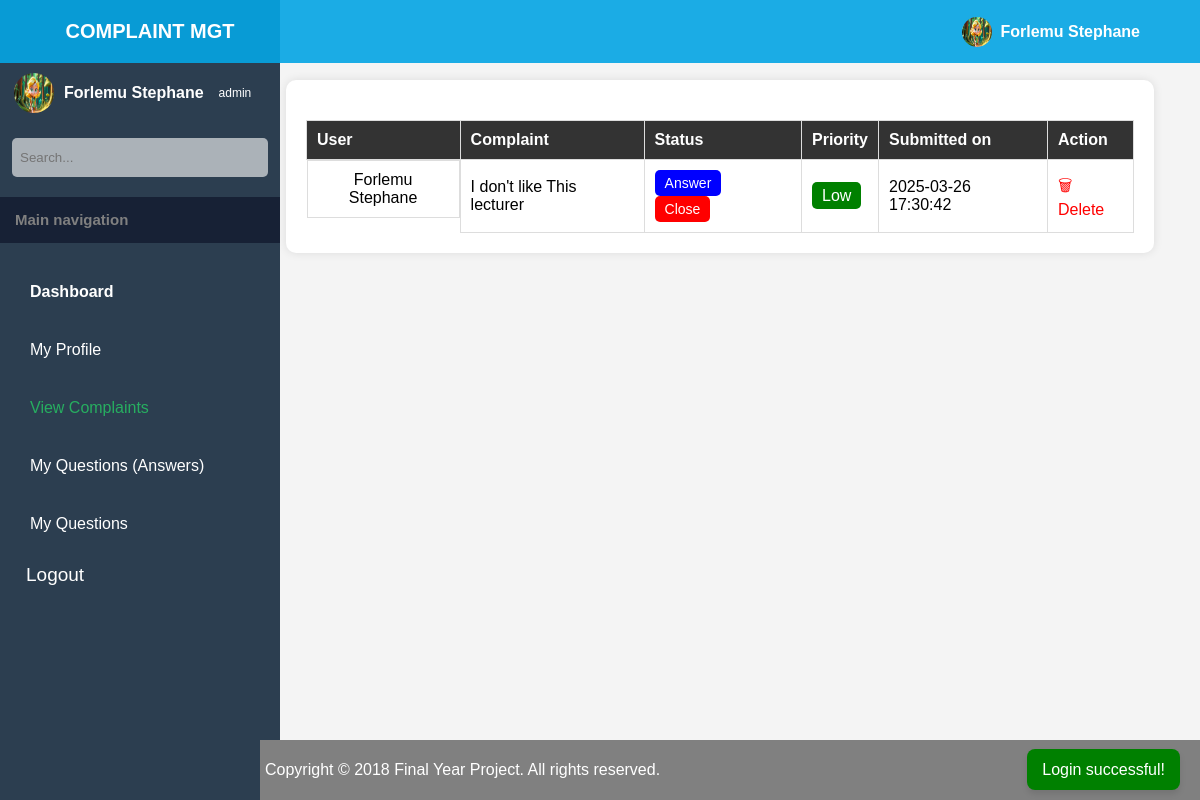
Screenshot of /php/admin/view-complaints.php?success=not-found (signed in) with the database file from the repository.
### tables this page shows
CREATE TABLE `complaints` (
  `id` int(11) NOT NULL,
  `studentID` int(11) NOT NULL,
  `description` text NOT NULL,
  `created_at` timestamp NOT NULL DEFAULT current_timestamp(),
  `email` varchar(500) NOT NULL,
  `names` varchar(500) NOT NULL,
  `department` varchar(500) NOT NULL,
  `priority` varchar(500) NOT NULL
);

### php/admin/view-complaints.php (the view, shortened to what this page needs)
<?php
require_once '../database-connection.php';
$name = $_SESSION['name'];
$sql = "SELECT complaints.*, `sign up`.names AS names FROM complaints JOIN `sign up` ON complaints.studentID = `sign up`.id  ORDER BY complaints.created_at DESC";
$result = $conn->query($sql);
?>
<!DOCTYPE html>
<html lang="en">
<head>
    <link rel="stylesheet" href='../../styles/student-dashboard.css'>
    <link rel="stylesheet" href='../../styles/admin-dashboard.css'>
    <link rel="stylesheet" href="https://cdn.hugeicons.com/font/hgi-stroke-rounded.css" />
</head>
<body>
    <div class="container">
        <div class='nav-bar'>
            <p class='logo'> Complaint mgt </p>
            <i class="menu-icon hgi hgi-stroke hgi-menu-01"></i>
            <div class='profile'>
                <img src="../../assets/images/profile-image.png" class="" alt="User">
                <p class='profile-name'> <?php echo htmlspecialchars($name) ?> </p>
            </div>
        </div>
        <div class='main-content-container'>
            <aside class="sidebar">
                <div class="user-info">
                    <img src="../../assets/images/profile-image.png" class="avatar" alt="User">
                    <div>
                        <p class="username"><?php echo htmlspecialchars($name) ?></p>
                        <p style="font-size: 12px;"> admin </p>
                    </div>
                </div>
                <div class='search-box'>
                    <input type="text" placeholder="Search...">
                    <i class="search-icon hgi hgi-stroke hgi-search-01"></i>
                </div>
                <div class='main-navigation'>
                    <h1>Main navigation</h1>
                </div>
                <nav class="nav-menu">
                    <div class='menu-list'>
                        <div>
                            <a href="#" class="active">Dashboard</a>
                        </div>
                    </div>
                    <div class='menu-list'>
                        <div>
                            <a href="#">My Profile</a>
                        </div>
                    </div>
                    <div class='menu-list'>
                        <div>
                            <a href="view-complaints.php" class="highlight">View Complaints</a>
                        </div>
                    </div>
                    <div class='menu-list'>
                        <div>
                            <a href="complaint-reply.php">My Questions (Answers)</a>
                        </div>
                    </div>
                    <div class='menu-list'>
                        <div>
                            <a href="#">My Questions</a>
                        </div>
                    </div>
                    <a href="../logout.php" style="display: flex; align-items: center; width: 100%; text-decoration: none; color: white;" class="menu-list">
                        <div>
                            <button style="background-color: transparent; border: none; color: white; font-size: 19px;"> Logout </button>
                        </div>
                    </a>
                </nav>
            </aside>
            <main class="main-content">
                <div id="toast"></div>
                <div class="complaint-container">
                    <table>
                        <thead>
                            <tr>
                                <th>User</th>
                                <th>Complaint</th>
                                <th>Status</th>
                                <th>Priority</th>
                                <th>Submitted on</th>
                                <th>Action</th>
                            </tr>
                        </thead>
                        <tbody>
                            <?php while ($row = $result->fetch_assoc()): ?>
                                <tr>
                                    <td style="display: flex; flex-direction: column; align-items: center"><i class="icon hgi hgi-stroke hgi-user"></i><span style="text-align: center; width: 100%;"><?= htmlspecialchars($row['names']) ?></span></td>
                                    <td><?= htmlspecialchars($row['description']) ?></td>
                                    <td><a class="status-btn status-answer" href="complaint-reply.php?studentID=<?= htmlspecialchars($row['studentID']) ?>">Answer</a> <span class="status-btn status-close">Close</span></td>
                                    <td><span class="priority-average"><?= htmlspecialchars($row['priority']) ?></span></td>
                                    <td><?= htmlspecialchars($row['created_at']) ?></td>
                                    <td><a class='delete-btn' href="delete-complaint.php?studentID=<?= htmlspecialchars($row['studentID']) ?>">🗑 Delete</a></td>
                                </tr>
                            <?php endwhile; ?>
                        </tbody>
                    </table>
                </div>
                <footer style="width: 100%; position: fixed; bottom: 0; background-color: gray; padding: 5px; color: white;">
                    <p>Copyright &copy; 2018 <span class="bold">Final Year Project</span>. All rights reserved.</p>
                </footer>
            </main>
        </div>
</body>
</html>

### styles/student-dashboard.css (style rules this page uses)
body { margin: 0; font-family: Arial, sans-serif; display: flex; height: 100vh; background-color: #f4f4f4; }
.container { width: 100%; display: flex; flex-direction: column; }
.main-content-container { display: flex; width: 100%; }
.nav-bar { width: 100%; background-color: rgba(5, 165, 228, 0.904); display: flex; align-items: center; z-index: 999; position: fixed; top: 0; }
.nav-bar .logo { text-transform: uppercase; color: white; font-size: 20px; font-weight: 600; text-align: center; width: 300px; }
.nav-bar .profile { width: 70%; display: flex; gap: 8px; justify-content: end; align-items: center; cursor: pointer; }
.profile img { width: 30px; height: 30px; border-radius: 50%; }
.profile-name { color: white; font-weight: 600; }
.nav-bar .menu-icon { color: white; width: 30px; height: 30px; cursor: pointer; padding: 5px; display: grid; place-content: center; border-radius: 5px; transition: all 360ms ease-in-out; }
.sidebar { width: 280px; background: #2c3e50; color: white; padding: 20px 0; overflow: auto; display: flex; flex-direction: column; position: fixed; align-items: center; top: 0; height: 100%; transition: all 360ms ease-in-out; }
#toast { display: none; position: fixed; bottom: 10px; right: 20px; z-index: 1000; background-color: green; color: white; align-items: center; justify-content: center; text-align: center; padding: 8px 15px; width: fit-content; height: 25px; border-radius: 8px; box-shadow: 0 4px 6px rgba(0, 0, 0, 0.1); transition: all 360ms ease-in-out; }
.user-info { display: flex; align-items: center; margin-bottom: 20px; margin-top: 3em; width: 90%; cursor: pointer; padding: 0 5px; }
.user-info img { width: 40px; height: 40px; border-radius: 50%; }
.user-info div { display: flex; align-items: center; gap: 15px; }
.avatar { width: 60px; height: 60px; border-radius: 50%; margin-right: 10px; }
.username { font-weight: bold; color: white; }
.search-box { display: flex; align-items: center; border-radius: 5px; border: none; width: 90%; margin-bottom: 20px; background-color: rgba(245, 245, 245, 0.63); padding-right: 4px; }
.search-box input { width: 100%; padding: 12px 8px; background-color: transparent; border: none; outline: none; }
.search-box .search-icon { width: 15px; height: 15px; padding: 8px; border-radius: 5px; transition: all 360ms ease-in-out; display: grid; place-content: center; cursor: pointer; }
.search-box::placeholder { color: white; }
.main-navigation { width: 100%; background-color: rgba(2, 2, 24, 0.473); padding: 2px 0; }
.main-navigation h1 { font-size: 15px; color: gray; padding: 0 15px; }
.nav-menu { width: 100%; margin-top: 15px; }
.nav-menu .menu-list { margin-top: 10px; width: 100%; padding: 5px 0px; }
.menu-list div { display: flex; align-items: center; gap: 3px; }
.nav-menu .menu-list a { padding: 10px; color: white; text-decoration: none; }
.menu-list div { padding-left: 10px; }
.nav-menu a.active { font-weight: bold; }
.nav-menu a.highlight { color: #27ae60; }
.main-content { padding: 20px; margin-left: 20%; margin-top: 5%; width: 100%; transition: all 360ms ease-in-out; }
.sidebar { width: 280px; transition: width 0.3s ease-in-out; overflow: hidden; }
.sidebar .menu-list div { display: flex; align-items: center; gap: 10px; }
.nav-bar .menu-icon { position: absolute; left: 300px; transition: left 0.3s ease-in-out; }

### php/admin/view-complaints.php (style rules this page uses)
.complaint-container { width: 90%; max-width: 1000px; margin: auto; background: white; padding: 20px; border-radius: 10px; box-shadow: 0px 0px 10px rgba(0, 0, 0, 0.1); }
table { width: 100%; border-collapse: collapse; margin-top: 20px; }
th, td { border: 1px solid #ddd; padding: 10px; text-align: left; }
th { background-color: #333; color: white; }
.status-btn { display: inline-block; padding: 5px 10px; font-size: 14px; border-radius: 5px; cursor: pointer; text-decoration: none; margin-right: 5px; }
.status-answer { background-color: blue; color: white; }
.status-close { background-color: red; color: white; }
.priority-average { background-color: green; color: white; padding: 5px 10px; border-radius: 5px; }
.delete-btn { color: red; cursor: pointer; text-decoration: none; }

### rows the page displays
complaints: studentID.Names "Forlemu Stephane", description "I don't like This lecturer", priority "Low", created_at "2025-03-26 17:30:42"

### other values shown
$name "Forlemu Stephane"
